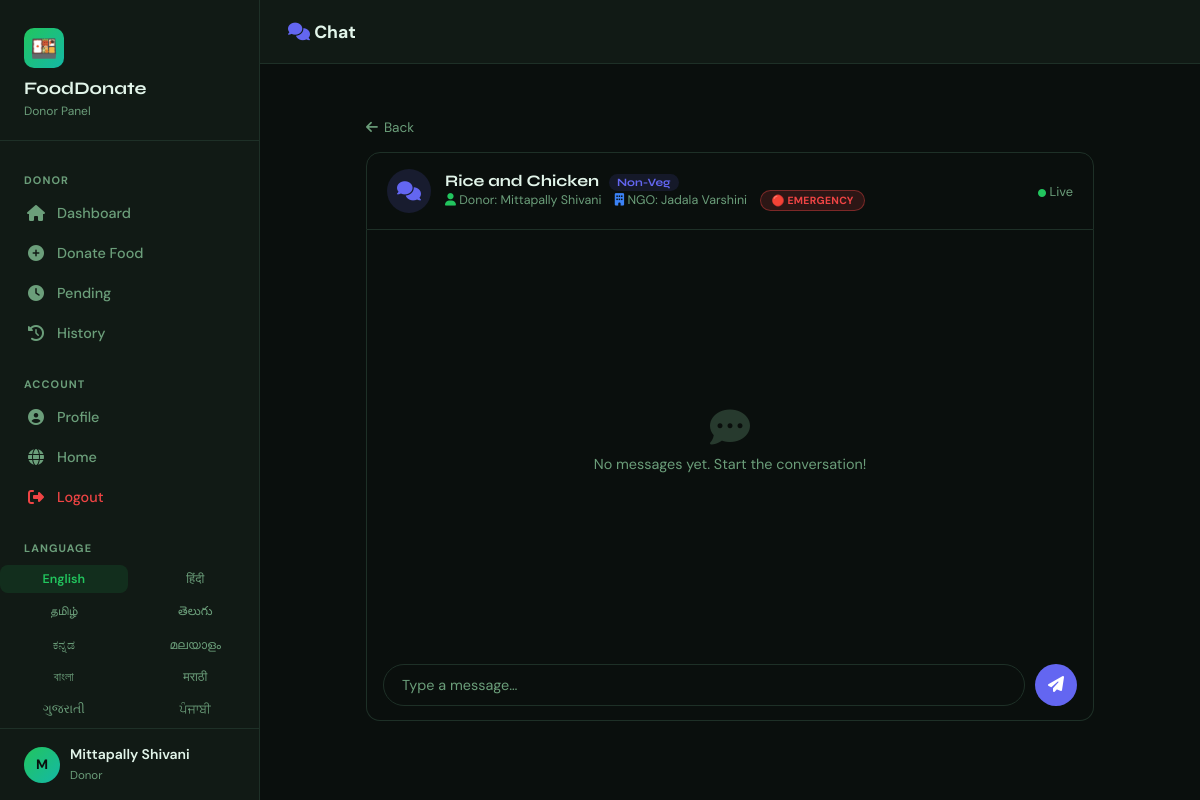
Screenshot of /chat/1 (signed in) with the database file from the repository.
### tables this page shows
CREATE TABLE donations (
            id           INTEGER PRIMARY KEY AUTOINCREMENT,
            donor_id     INTEGER NOT NULL,
            donor_name   TEXT    NOT NULL,
            food_type    TEXT    NOT NULL,
            category     TEXT    DEFAULT 'Veg',
            quantity     TEXT    NOT NULL,
            address      TEXT    NOT NULL,
            city         TEXT    DEFAULT '',
            phone        TEXT    NOT NULL,
            cooking_time TEXT,
            expiry_time  TEXT,
            message      TEXT,
            status       TEXT    DEFAULT 'pending',
            priority     TEXT    DEFAULT 'normal',
            image_path   TEXT,
            ngo_id       INTEGER,
            qr_code      TEXT,
            created_at   TEXT    DEFAULT (datetime('now'))
        );

CREATE TABLE users (
            id         INTEGER PRIMARY KEY AUTOINCREMENT,
            name       TEXT    NOT NULL,
            email      TEXT    UNIQUE NOT NULL,
            password   TEXT    NOT NULL,
            role       TEXT    NOT NULL DEFAULT 'donor',
            phone      TEXT,
            address    TEXT,
            org_name   TEXT,
            created_at TEXT    DEFAULT (datetime('now'))
        );

### app.py (the view)
@app.route("/chat/<int:don_id>")
@login_required
def chat(don_id):
    conn = get_db()
    donation = conn.execute("SELECT * FROM donations WHERE id=?", (don_id,)).fetchone()
    if not donation:
        flash("Donation not found.", "danger")
        return redirect(url_for("dashboard"))
    uid  = session["user_id"]
    role = session.get("user_role")
    if role not in ("admin",) and donation["donor_id"] != uid and donation["ngo_id"] != uid:
        flash("You don't have access to this chat.", "danger")
        return redirect(url_for("dashboard"))
    conn.execute("INSERT OR IGNORE INTO chat_rooms (donation_id) VALUES (?)", (don_id,))
    conn.commit()
    room = conn.execute("SELECT * FROM chat_rooms WHERE donation_id=?", (don_id,)).fetchone()
    messages = conn.execute("""
        SELECT cm.*, u.name as sender_name FROM chat_messages cm
        JOIN users u ON u.id=cm.user_id
        WHERE cm.room_id=?
        ORDER BY cm.created_at ASC
    """, (room["id"],)).fetchall()
    ngo_name = None
    if donation["ngo_id"]:
        ngo_user = conn.execute("SELECT name FROM users WHERE id=?", (donation["ngo_id"],)).fetchone()
        ngo_name = ngo_user["name"] if ngo_user else "NGO"
    conn.close()
    return render_template("chat.html",
                           donation=donation,
                           room_id=room["id"],
                           messages=messages,
                           ngo_name=ngo_name)

### app.py (called while the page is built)
def get_lang():
    return session.get("lang", "en")

def t(section, key, default=None):
    lang = get_lang()
    try:
        val = _translations.get(lang, {}).get(section, {}).get(key)
        if val is None:
            val = _translations.get("en", {}).get(section, {}).get(key)
        return val or default or key
    except Exception:
        return default or key

def get_db():
    conn = sqlite3.connect(DB_PATH)
    conn.row_factory = sqlite3.Row
    return conn

@app.context_processor
def inject_globals():
    count = 0
    if "user_id" in session:
        conn = get_db()
        row = conn.execute(
            "SELECT COUNT(*) as c FROM notifications WHERE user_id=? AND is_read=0",
            (session["user_id"],)
        ).fetchone()
        count = row["c"] if row else 0
        conn.close()
    return {
        "notif_count": count,
        "food_categories": FOOD_CATEGORIES,
        "current_lang": get_lang(),
        "supported_langs": SUPPORTED_LANGS,
        "t": t,
    }

def login_required(f):
    from functools import wraps
    @wraps(f)
    def decorated(*args, **kwargs):
        if "user_id" not in session:
            flash("Please log in first.", "warning")
            return redirect(url_for("login"))
        return f(*args, **kwargs)
    return decorated

### templates/chat.html (shortened to what this page needs)
<!DOCTYPE html>
<html lang="en">
<head>
  <link rel="stylesheet" href="{{ url_for('static', filename='style.css') }}">
  <link rel="stylesheet" href="https://cdnjs.cloudflare.com/ajax/libs/font-awesome/6.5.0/css/all.min.css">
</head>
<body>
<div class="layout" style="background: var(--body-bg); min-height: 100vh">
  {% set active_page = 'chat' %}
  {% include 'sidebar_base.html' %}
  <div class="main-content">
    <header class="topbar">
      <div style="display:flex; align-items:center; gap:12px">
        <span class="topbar-title"><i class="fas fa-comments" style="color:#6366f1"></i> Chat</span>
      </div>
    </header>
    <div class="page-body">
      <div class="chat-wrapper">
        <a href="{{ request.referrer or url_for('dashboard') }}" class="back-link">
          <i class="fas fa-arrow-left"></i> Back
        </a>
        <div class="chat-header">
          <div class="chat-header-icon"><i class="fas fa-comments"></i></div>
          <div class="chat-header-info">
            <h3>{{ donation.food_type }}
              <span style="background:rgba(99,102,241,.12);color:#6366f1;border-radius:10px;font-size:.7rem;padding:2px 8px;margin-left:6px">{{ donation.category or 'Food' }}</span>
            </h3>
            <p>
              <i class="fas fa-user" style="color:var(--green)"></i> Donor: {{ donation.donor_name }}
              {% if ngo_name %}
              <i class="fas fa-building" style="color:#3b82f6"></i> NGO: {{ ngo_name }}
              {% endif %}
              <span class="priority-badge priority-{{ donation.priority or 'normal' }}" style="font-size:.65rem">
                {% if donation.priority == 'emergency' %}🔴 Emergency{% elif donation.priority == 'urgent' %}🟡 Urgent{% else %}🟢 Normal{% endif %}
              </span>
            </p>
          </div>
          <div style="margin-left:auto; font-size:.8rem; color:var(--text-muted)">
            <i class="fas fa-circle" style="color:#22c55e; font-size:.5rem"></i> Live
          </div>
        </div>
        <div class="chat-body" id="chatBody">
          {% if messages %}
            {% for m in messages %}
            <div class="msg-row {% if m.user_id == session.user_id %}mine{% endif %}">
              <div class="msg-avatar {{ m.user_role }}-av">
                {{ m.user_name[:1].upper() }}
              </div>
              <div>
                <div class="msg-bubble">{{ m.message }}</div>
                <span class="msg-meta">{{ m.user_name }} &middot; {{ m.created_at[11:16] if m.created_at else '' }}</span>
              </div>
            </div>
            {% endfor %}
          {% else %}
          <div class="chat-empty">
            <i class="fas fa-comment-dots"></i>
            <p>No messages yet. Start the conversation!</p>
          </div>
          {% endif %}
        </div>
        <div class="chat-footer">
          <input type="text" id="msgInput" placeholder="Type a message…" maxlength="500" autocomplete="off">
          <button id="sendBtn" title="Send"><i class="fas fa-paper-plane"></i></button>
        </div>
      </div>
    </div>
  </div>
</div>
</body>
</html>

### templates/sidebar_base.html (shortened to what this page needs)
<aside class="sidebar" id="sidebar">
  <div class="sidebar-logo">
    <div class="logo-icon">🍱</div>
    <h2>FoodDonate</h2>
    <small>{{ session.user_role | title }} Panel</small>
  </div>
  <nav class="sidebar-nav">
    {% if session.user_role == 'admin' %}
      <div class="nav-section-label">Admin</div>
      <a href="{{ url_for('admin') }}"    class="nav-link {% if active_page=='admin'    %}active{% endif %}"><i class="fas fa-chart-pie"></i> {{ t('nav','admin_panel') }}</a>
      <a href="{{ url_for('previous') }}" class="nav-link {% if active_page=='previous' %}active{% endif %}"><i class="fas fa-history"></i> {{ t('nav','all_donations') }}</a>
      <a href="{{ url_for('pending') }}"  class="nav-link {% if active_page=='pending'  %}active{% endif %}"><i class="fas fa-clock"></i> {{ t('nav','pending') }}</a>
      <a href="{{ url_for('volunteers') }}" class="nav-link {% if active_page=='volunteers' %}active{% endif %}"><i class="fas fa-user-check"></i> {{ t('nav','volunteers') }}</a>
    {% else %}
      <div class="nav-section-label">Donor</div>
      <a href="{{ url_for('dashboard') }}" class="nav-link {% if active_page=='dashboard' %}active{% endif %}"><i class="fas fa-home"></i> {{ t('nav','dashboard') }}</a>
      <a href="{{ url_for('donate') }}"    class="nav-link {% if active_page=='donate'    %}active{% endif %}"><i class="fas fa-plus-circle"></i> {{ t('nav','donate') }}</a>
      <a href="{{ url_for('pending') }}"   class="nav-link {% if active_page=='pending'   %}active{% endif %}"><i class="fas fa-clock"></i> {{ t('nav','pending') }}</a>
      <a href="{{ url_for('previous') }}"  class="nav-link {% if active_page=='previous'  %}active{% endif %}"><i class="fas fa-history"></i> {{ t('nav','history') }}</a>
    {% endif %}
    <div class="nav-section-label" style="margin-top:8px">Account</div>
    <a href="{{ url_for('profile') }}" class="nav-link {% if active_page=='profile' %}active{% endif %}"><i class="fas fa-user-circle"></i> {{ t('nav','profile') }}</a>
    <a href="{{ url_for('index') }}"   class="nav-link"><i class="fas fa-globe"></i> {{ t('nav','home') }}</a>
    <a href="{{ url_for('logout') }}"  class="nav-link" style="color:var(--red)"><i class="fas fa-sign-out-alt"></i> {{ t('nav','logout') }}</a>
    <div class="nav-section-label" style="margin-top:8px">{{ t('common','language') }}</div>
    <div class="lang-switcher-sidebar">
      {% for code, name in supported_langs.items() %}
        <a href="{{ url_for('set_lang', lang=code) }}"
           class="lang-btn {% if current_lang == code %}lang-active{% endif %}">
          {{ name }}
        </a>
      {% endfor %}
    </div>
  </nav>
  <div class="sidebar-footer">
    <div class="user-pill">
      <div class="user-avatar">{{ session.user_name[0] | upper if session.user_name else 'U' }}</div>
      <div class="user-info">
        <div style="font-weight:600; font-size:.875rem">{{ session.user_name }}</div>
        <small>{{ session.user_role | title }}</small>
      </div>
    </div>
  </div>
</aside>

### static/style.css (style rules this page uses)
:root { --bg: #0a0f0d; --surface: #111a15; --surface2: #172013; --border: #1e3027; --green: #22c55e; --green-dim: #16a34a; --teal: #14b8a6; --amber: #f59e0b; --red: #ef4444; --blue: #3b82f6; --text: #e2f5ea; --text-muted: #6b9e7a; --sidebar-w: 260px; --radius: 12px; --shadow: 0 4px 24px rgba(0,0,0,.45); }
*, *::before, *::after { box-sizing: border-box; margin: 0; padding: 0; }
html { scroll-behavior: smooth; }
body { font-family: 'DM Sans', sans-serif; background: var(--bg); color: var(--text); min-height: 100vh; overflow-x: hidden; }
h1, h2, h3, h4, h5, h6 { font-family: 'Syne', sans-serif; }
a { color: var(--green); text-decoration: none; transition: color .2s; }
.layout { display: flex; min-height: 100vh; }
.sidebar { width: var(--sidebar-w); background: var(--surface); border-right: 1px solid var(--border); display: flex; flex-direction: column; position: fixed; top: 0; left: 0; bottom: 0; z-index: 100; transition: transform .3s ease; }
.sidebar-logo { padding: 28px 24px 20px; border-bottom: 1px solid var(--border); }
.sidebar-logo .logo-icon { width: 40px; height: 40px; background: linear-gradient(135deg, var(--green), var(--teal)); border-radius: 10px; display: flex; align-items: center; justify-content: center; font-size: 22px; margin-bottom: 10px; }
.sidebar-logo h2 { font-size: 1.1rem; font-weight: 700; color: var(--text); }
.sidebar-logo small { color: var(--text-muted); font-size: .75rem; }
.sidebar-nav { flex: 1; padding: 16px 0; overflow-y: auto; }
.nav-section-label { font-size: .68rem; font-weight: 700; letter-spacing: .1em; text-transform: uppercase; color: var(--text-muted); padding: 16px 24px 6px; }
.nav-link { display: flex; align-items: center; gap: 12px; padding: 11px 24px; color: var(--text-muted); font-size: .9rem; font-weight: 500; border-left: 3px solid transparent; transition: all .2s; }
.nav-link i { width: 18px; text-align: center; font-size: 1rem; }
.sidebar-footer { padding: 16px 24px; border-top: 1px solid var(--border); }
.user-pill { display: flex; align-items: center; gap: 10px; }
.user-avatar { width: 36px; height: 36px; background: linear-gradient(135deg, var(--green), var(--teal)); border-radius: 50%; display: flex; align-items: center; justify-content: center; font-weight: 700; font-size: .85rem; color: var(--bg); flex-shrink: 0; }
.user-info small { color: var(--text-muted); font-size: .72rem; }
.main-content { margin-left: var(--sidebar-w); flex: 1; display: flex; flex-direction: column; min-height: 100vh; }
.topbar { background: var(--surface); border-bottom: 1px solid var(--border); padding: 0 28px; height: 64px; display: flex; align-items: center; justify-content: space-between; position: sticky; top: 0; z-index: 90; }
.topbar-title { font-size: 1.1rem; font-weight: 700; }
.page-body { padding: 28px; flex: 1; }
input, select, textarea { background: var(--surface2); border: 1px solid var(--border); border-radius: 8px; color: var(--text); padding: 11px 14px; font-family: 'DM Sans', sans-serif; font-size: .9rem; width: 100%; transition: border-color .2s, box-shadow .2s; outline: none; }
input::placeholder, textarea::placeholder { color: var(--text-muted); }
.priority-badge { display: inline-flex; align-items: center; gap: 5px; padding: 3px 10px; border-radius: 20px; font-size: .72rem; font-weight: 700; letter-spacing: .03em; text-transform: uppercase; }
.priority-emergency { background: rgba(239,68,68,.15); color: var(--red); border: 1px solid rgba(239,68,68,.4); animation: pulse-border .8s ease-in-out infinite; }
.lang-switcher-sidebar { display: grid; grid-template-columns: 1fr 1fr; gap: 4px; margin: 4px 0 8px; }
.lang-btn { display: block; padding: 6px 10px; border-radius: 8px; text-decoration: none; color: var(--text-muted); font-size: .78rem; transition: background .15s, color .15s; text-align: center; white-space: nowrap; overflow: hidden; text-overflow: ellipsis; }
.lang-active { background: rgba(34,197,94,.12); color: var(--green); font-weight: 600; }

### rows the page displays
donations: user_name "Mittapally Shivani", food_type "Rice and Chicken", category "Non-Veg", donor_name "Mittapally Shivani"
users: name "Jadala Varshini"

### other values shown
{{ session.user_role | title }} "Donor"
{{ t('nav','dashboard') }} "Dashboard"
{{ t('nav','donate') }} "Donate Food"
{{ t('nav','pending') }} "Pending"
{{ t('nav','history') }} "History"
{{ t('nav','profile') }} "Profile"
{{ t('nav','home') }} "Home"
{{ t('nav','logout') }} "Logout"
{{ t('common','language') }} "LANGUAGE"
{{ name }} "English" "हिंदी" "தமிழ்" "తెలుగు" "ಕನ್ನಡ" "മലയാളം" "বাংলা" "मराठी" "ગુજરાતી" "ਪੰਜਾਬੀ"
{{ session.user_name[0] | upper if session.user_name else 'U' }} "M"
